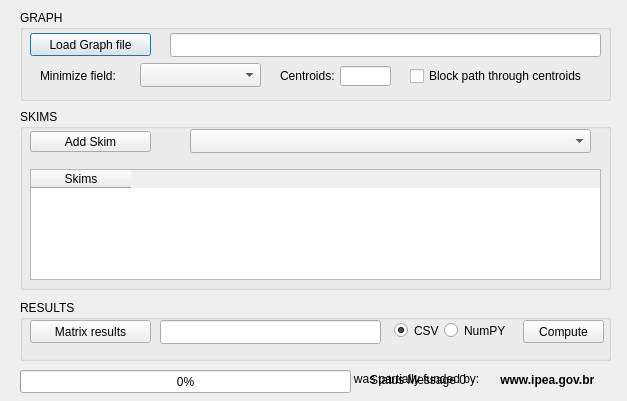
<?xml version="1.0" encoding="UTF-8"?>
<ui version="4.0">
 <class>Impedance_Matrix</class>
 <widget class="QDialog" name="Impedance_Matrix">
  <property name="windowModality">
   <enum>Qt::ApplicationModal</enum>
  </property>
  <property name="geometry">
   <rect>
    <x>0</x>
    <y>0</y>
    <width>627</width>
    <height>401</height>
   </rect>
  </property>
  <property name="windowTitle">
   <string>AequilibraE - Impedance matrix toolbox</string>
  </property>
  <property name="modal">
   <bool>true</bool>
  </property>
  <widget class="QLabel" name="funding1">
   <property name="geometry">
    <rect>
     <x>200</x>
     <y>371</y>
     <width>321</width>
     <height>16</height>
    </rect>
   </property>
   <property name="font">
    <font>
     <pointsize>9</pointsize>
    </font>
   </property>
   <property name="text">
    <string>The development of this tool was partially funded by:</string>
   </property>
  </widget>
  <widget class="QLabel" name="funding2">
   <property name="geometry">
    <rect>
     <x>497</x>
     <y>369</y>
     <width>121</width>
     <height>21</height>
    </rect>
   </property>
   <property name="font">
    <font>
     <pointsize>9</pointsize>
     <weight>75</weight>
     <bold>true</bold>
    </font>
   </property>
   <property name="text">
    <string> www.ipea.gov.br</string>
   </property>
   <property name="textFormat">
    <enum>Qt::PlainText</enum>
   </property>
  </widget>
  <widget class="QGroupBox" name="groupBox">
   <property name="geometry">
    <rect>
     <x>20</x>
     <y>10</y>
     <width>591</width>
     <height>91</height>
    </rect>
   </property>
   <property name="title">
    <string>GRAPH</string>
   </property>
   <widget class="QPushButton" name="load_graph_from_file">
    <property name="geometry">
     <rect>
      <x>10</x>
      <y>23</y>
      <width>121</width>
      <height>23</height>
     </rect>
    </property>
    <property name="text">
     <string>Load Graph file</string>
    </property>
   </widget>
   <widget class="QLineEdit" name="graph_file_name">
    <property name="geometry">
     <rect>
      <x>150</x>
      <y>23</y>
      <width>431</width>
      <height>24</height>
     </rect>
    </property>
   </widget>
   <widget class="QComboBox" name="cb_minimizing">
    <property name="geometry">
     <rect>
      <x>120</x>
      <y>53</y>
      <width>121</width>
      <height>24</height>
     </rect>
    </property>
   </widget>
   <widget class="QLabel" name="progress_label_2">
    <property name="geometry">
     <rect>
      <x>20</x>
      <y>56</y>
      <width>81</width>
      <height>20</height>
     </rect>
    </property>
    <property name="font">
     <font>
      <pointsize>9</pointsize>
     </font>
    </property>
    <property name="text">
     <string>Minimize field:</string>
    </property>
   </widget>
   <widget class="QLabel" name="progress_label_3">
    <property name="geometry">
     <rect>
      <x>260</x>
      <y>56</y>
      <width>81</width>
      <height>20</height>
     </rect>
    </property>
    <property name="font">
     <font>
      <pointsize>9</pointsize>
     </font>
    </property>
    <property name="text">
     <string>Centroids:</string>
    </property>
   </widget>
   <widget class="QLineEdit" name="all_centroids">
    <property name="geometry">
     <rect>
      <x>320</x>
      <y>56</y>
      <width>51</width>
      <height>20</height>
     </rect>
    </property>
   </widget>
   <widget class="QCheckBox" name="block_paths">
    <property name="geometry">
     <rect>
      <x>390</x>
      <y>56</y>
      <width>191</width>
      <height>20</height>
     </rect>
    </property>
    <property name="text">
     <string>Block path through centroids</string>
    </property>
   </widget>
  </widget>
  <widget class="QGroupBox" name="groupBox_3">
   <property name="geometry">
    <rect>
     <x>20</x>
     <y>300</y>
     <width>591</width>
     <height>61</height>
    </rect>
   </property>
   <property name="title">
    <string>RESULTS</string>
   </property>
   <widget class="QPushButton" name="do_dist_matrix">
    <property name="geometry">
     <rect>
      <x>503</x>
      <y>20</y>
      <width>81</width>
      <height>23</height>
     </rect>
    </property>
    <property name="text">
     <string>Compute</string>
    </property>
   </widget>
   <widget class="QPushButton" name="select_result">
    <property name="geometry">
     <rect>
      <x>10</x>
      <y>20</y>
      <width>121</width>
      <height>23</height>
     </rect>
    </property>
    <property name="text">
     <string>Matrix results</string>
    </property>
   </widget>
   <widget class="QLineEdit" name="imped_results">
    <property name="geometry">
     <rect>
      <x>140</x>
      <y>20</y>
      <width>221</width>
      <height>24</height>
     </rect>
    </property>
   </widget>
   <widget class="QRadioButton" name="csv_res">
    <property name="geometry">
     <rect>
      <x>374</x>
      <y>22</y>
      <width>51</width>
      <height>17</height>
     </rect>
    </property>
    <property name="text">
     <string>CSV</string>
    </property>
    <property name="checked">
     <bool>true</bool>
    </property>
   </widget>
   <widget class="QRadioButton" name="npy_res">
    <property name="geometry">
     <rect>
      <x>424</x>
      <y>22</y>
      <width>71</width>
      <height>17</height>
     </rect>
    </property>
    <property name="text">
     <string>NumPY</string>
    </property>
   </widget>
  </widget>
  <widget class="QGroupBox" name="groupBox_2">
   <property name="geometry">
    <rect>
     <x>20</x>
     <y>109</y>
     <width>591</width>
     <height>181</height>
    </rect>
   </property>
   <property name="title">
    <string>SKIMS</string>
   </property>
   <widget class="QPushButton" name="bt_add_skim">
    <property name="geometry">
     <rect>
      <x>10</x>
      <y>22</y>
      <width>121</width>
      <height>21</height>
     </rect>
    </property>
    <property name="text">
     <string>Add Skim</string>
    </property>
   </widget>
   <widget class="QTableWidget" name="skim_list">
    <property name="geometry">
     <rect>
      <x>10</x>
      <y>60</y>
      <width>571</width>
      <height>111</height>
     </rect>
    </property>
    <property name="accessibleName">
     <string>&lt;html&gt;&lt;head/&gt;&lt;body&gt;&lt;p&gt;xcxc&lt;/p&gt;&lt;/body&gt;&lt;/html&gt;</string>
    </property>
    <property name="selectionMode">
     <enum>QAbstractItemView::SingleSelection</enum>
    </property>
    <property name="selectionBehavior">
     <enum>QAbstractItemView::SelectRows</enum>
    </property>
    <property name="rowCount">
     <number>0</number>
    </property>
    <property name="columnCount">
     <number>1</number>
    </property>
    <attribute name="verticalHeaderDefaultSectionSize">
     <number>27</number>
    </attribute>
    <column>
     <property name="text">
      <string>Skims</string>
     </property>
    </column>
   </widget>
   <widget class="QComboBox" name="cb_skims">
    <property name="geometry">
     <rect>
      <x>170</x>
      <y>20</y>
      <width>401</width>
      <height>24</height>
     </rect>
    </property>
   </widget>
  </widget>
  <widget class="QLabel" name="progress_label">
   <property name="geometry">
    <rect>
     <x>370</x>
     <y>370</y>
     <width>241</width>
     <height>20</height>
    </rect>
   </property>
   <property name="font">
    <font>
     <pointsize>9</pointsize>
    </font>
   </property>
   <property name="text">
    <string>Status Message 0</string>
   </property>
  </widget>
  <widget class="QProgressBar" name="progressbar">
   <property name="enabled">
    <bool>true</bool>
   </property>
   <property name="geometry">
    <rect>
     <x>20</x>
     <y>370</y>
     <width>331</width>
     <height>23</height>
    </rect>
   </property>
   <property name="palette">
    <palette>
     <active>
      <colorrole role="Highlight">
       <brush brushstyle="SolidPattern">
        <color alpha="255">
         <red>0</red>
         <green>170</green>
         <blue>0</blue>
        </color>
       </brush>
      </colorrole>
     </active>
     <inactive>
      <colorrole role="Highlight">
       <brush brushstyle="SolidPattern">
        <color alpha="255">
         <red>240</red>
         <green>240</green>
         <blue>240</blue>
        </color>
       </brush>
      </colorrole>
     </inactive>
     <disabled>
      <colorrole role="Highlight">
       <brush brushstyle="SolidPattern">
        <color alpha="255">
         <red>51</red>
         <green>153</green>
         <blue>255</blue>
        </color>
       </brush>
      </colorrole>
     </disabled>
    </palette>
   </property>
   <property name="value">
    <number>0</number>
   </property>
   <property name="textVisible">
    <bool>true</bool>
   </property>
  </widget>
 </widget>
 <resources/>
 <connections/>
</ui>
